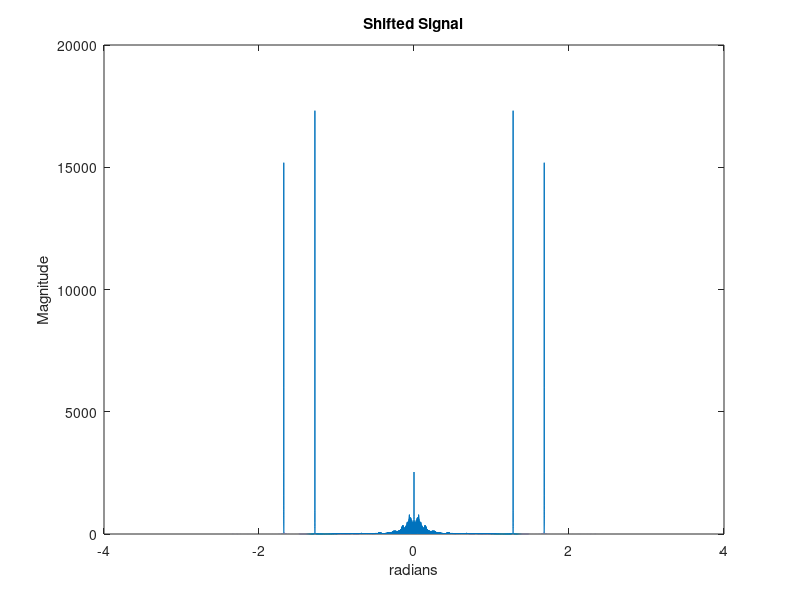
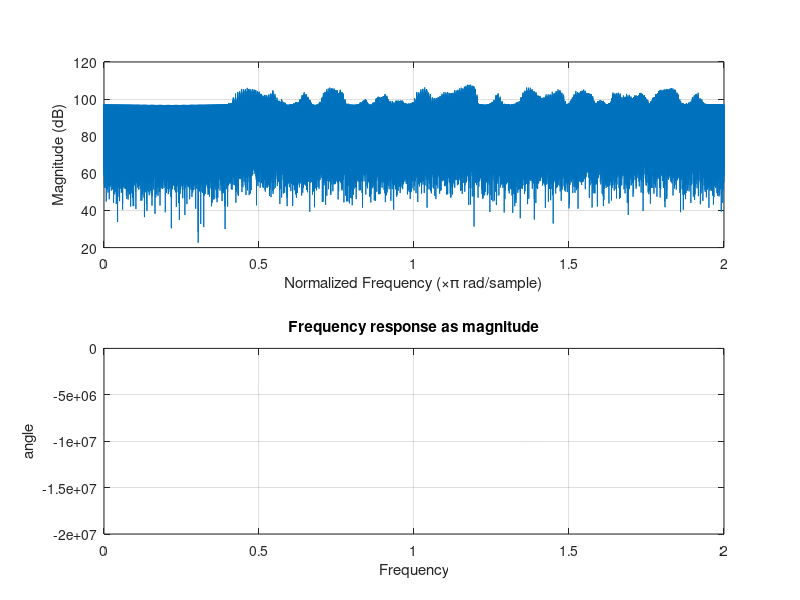

Reproduce these figures in MATLAB, in order. (Note: this script raises an error after producing the figures.)
%Get real Data
real = csvread("real.csv");
%Get Imaginary Data
img = csvread("img.csv");

%Combining Data to form a+bi
data=complex(real,img);

%Mapping the signal in range(-pi,pi)
figure(1)
plot(linspace(-pi,pi,length(data)),fftshift(abs(data)))
ylabel("Magnitude")
xlabel("radians")
title('Shifted Signal')
saveas(gcf,'C:\Users\syed\3D Objects\project\origional\magnitude.png')

%Creating wave file
ft=ifft(data);
filename = 'C:\Users\syed\3D Objects\project\origional\noisy_signal_3.wav';
audiowrite(filename,ft,44100);
clear y Fs


%Plotting phase
figure(2)
freqz(data)
title('Frequency response as magnitude')
xlabel('Frequency');
ylabel('angle');
saveas(gcf,'C:\Users\syed\3D Objects\project\origional\phase.png')






%implementing a low pass filter
    
    fs=44100
    cutoff=fs/length(data)
    lowpasssignal = lowpass(ft,cutoff);
    
    %Creating wave file
    filename = 'C:\Users\syed\3D Objects\project\Filtered\lowpass\filtered_speech_3.wav';
    audiowrite(filename,lowpasssignal,44100);
    clear y Fs
    
    %Plotting Frequency Response as Magnitude
    figure(3)
    plot(abs(lowpasssignal),'r-')
    title('Frequency response as magnitude of high pass filtered signal')
    xlabel('Time');
    ylabel('Magnitude');
    saveas(gcf,'C:\Users\syed\3D Objects\project\Filtered\lowpass\magnitude.png')
    
    %Plotting phase
    figure(4)
    
    freqz(lowpasssignal)
    title('Frequency response as phase of low pass signal')
    xlabel('Frequency');
    ylabel('angle');
    saveas(gcf,'C:\Users\syed\3D Objects\project\Filtered\lowpass\phase.png')



     
    
%implementing a high pass filter

    cutoff=fs/length(data)
    highpasssignal = highpass(ft,cutoff);
    
    %Creating wave file
    filename = 'C:\Users\syed\3D Objects\project\Other filters\highpass\highpassSignal.wav';
    audiowrite(filename,highpasssignal,44100);
    clear y Fs
    
    %Plotting Frequency Response as Magnitude
    figure(5)
    plot(abs(highpasssignal),'r-')
    title('Frequency response as magnitude of high pass filtered signal')
    xlabel('Time');
    ylabel('Magnitude');
    saveas(gcf,'C:\Users\syed\3D Objects\project\Other filters\highpass\magnitude.png')
    
    %Plotting phase
    figure(6)
    
    freqz(highpasssignal)
    title('Frequency response as phase of high pass signal')
    xlabel('Frequency');
    ylabel('angle');
    saveas(gcf,'C:\Users\syed\3D Objects\project\Other filters\highpass\phase.png')



    


%implementing a band stop filter
    
    fs=44100
    cutofflow=fs/length(data)   
    fnyq=fs/2
    cutoffhigh=fnyq-2
    bandstopsignal = bandstop(ft,[cutofflow,cutoffhigh],44100);
    
    %Creating wave file
    filename = 'C:\Users\syed\3D Objects\project\Other filters\bandstop\bandstopSignal.wav';
    audiowrite(filename,bandstopsignal,44100);
    clear y Fs
    
    %Plotting Frequency Response as Magnitude
    figure(7)
    plot(abs(bandstopsignal),'r-')
    title('Frequency response as magnitude of bandstop filtered signal')
    xlabel('Time');
    ylabel('Magnitude');
    saveas(gcf,'C:\Users\syed\3D Objects\project\Other filters\bandstop\magnitude.png')
    
    %Plotting phase
    figure(8)
    %fto=log(ft);
    freqz(bandstopsignal)
    title('Frequency response as phase of bandstop signal')
    xlabel('Time');
    ylabel('angle');
    saveas(gcf,'C:\Users\syed\3D Objects\project\Other filters\bandstop\phase.png')
    



    
    
%implementing a band pass filter
    
    fs=44100
    bandpasssignal = bandpass(ft,[600,1000],fs);
    
    %Creating wave file
    filename = 'C:\Users\syed\3D Objects\project\Other filters\bandpass\bandpassSignal.wav';
    audiowrite(filename,bandpasssignal,44100);
    clear y Fs
    
    %Plotting Frequency Response as Magnitude
    figure(9)
    plot(abs(bandpasssignal),'r-')
    title('Frequency response as magnitude of bandpass filtered signal')
    xlabel('Frequency');
    ylabel('Magnitude');
    saveas(gcf,'C:\Users\syed\3D Objects\project\Other filters\bandpass\magnitude.png')
    
    %Plotting phase
    figure(10)
    %fto=log(ft);
    freqz(bandstopsignal)
    title('Frequency response as phase of bandpass signal')
    xlabel('Frequency');
    ylabel('angle');
    saveas(gcf,'C:\Users\syed\3D Objects\project\Other filters\bandpass\phase.png')
